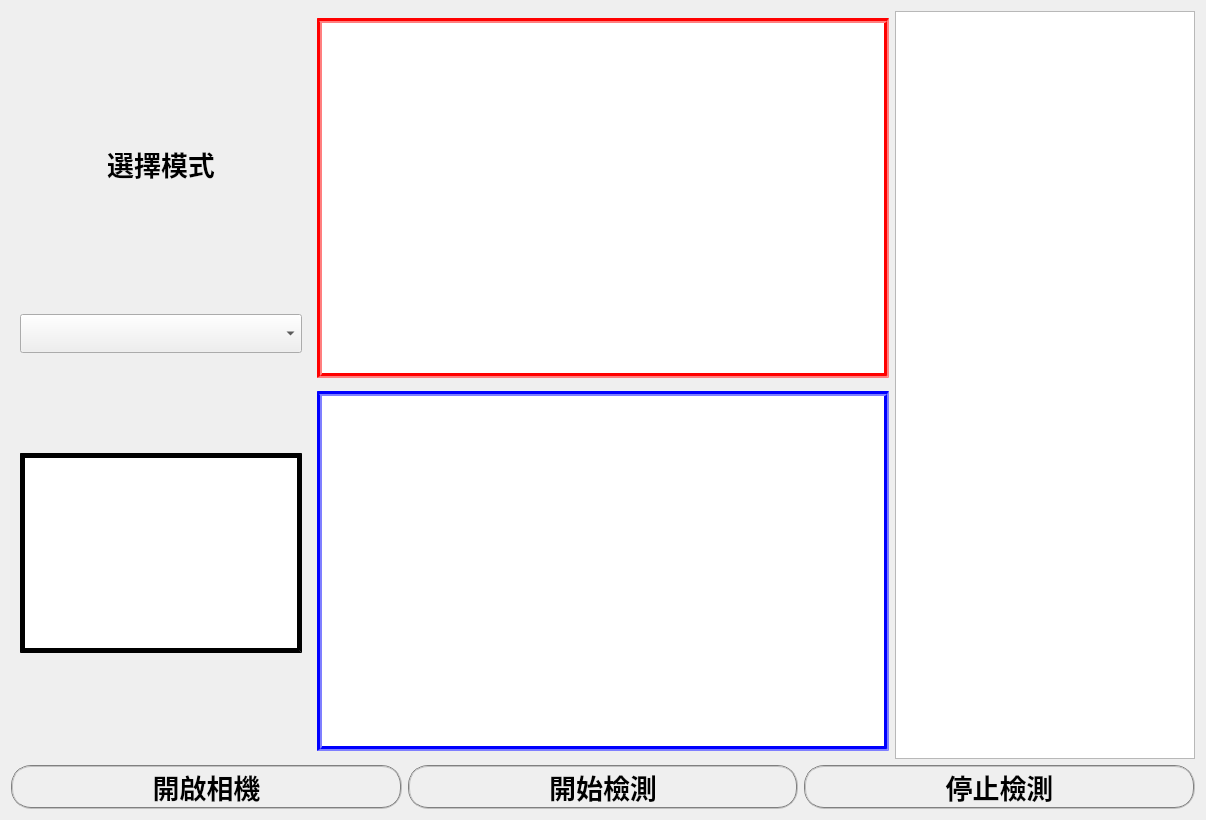
<?xml version="1.0" encoding="UTF-8"?>
<ui version="4.0">
 <class>Form</class>
 <widget class="QWidget" name="Form">
  <property name="geometry">
   <rect>
    <x>0</x>
    <y>0</y>
    <width>1206</width>
    <height>820</height>
   </rect>
  </property>
  <property name="windowTitle">
   <string>智慧烘焙</string>
  </property>
  <layout class="QVBoxLayout" name="verticalLayout_2">
   <item>
    <layout class="QHBoxLayout" name="horizontalLayout">
     <item>
      <widget class="QWidget" name="widget" native="true">
       <property name="maximumSize">
        <size>
         <width>300</width>
         <height>16777215</height>
        </size>
       </property>
       <layout class="QVBoxLayout" name="verticalLayout">
        <item>
         <widget class="QLabel" name="label_3">
          <property name="maximumSize">
           <size>
            <width>16777215</width>
            <height>100</height>
           </size>
          </property>
          <property name="font">
           <font>
            <pointsize>20</pointsize>
            <weight>75</weight>
            <bold>true</bold>
           </font>
          </property>
          <property name="text">
           <string>選擇模式</string>
          </property>
          <property name="alignment">
           <set>Qt::AlignCenter</set>
          </property>
         </widget>
        </item>
        <item>
         <widget class="QComboBox" name="modeComboBox">
          <property name="font">
           <font>
            <pointsize>20</pointsize>
            <weight>75</weight>
            <bold>true</bold>
           </font>
          </property>
         </widget>
        </item>
        <item>
         <widget class="QLabel" name="modeImageLabel">
          <property name="maximumSize">
           <size>
            <width>16777215</width>
            <height>200</height>
           </size>
          </property>
          <property name="styleSheet">
           <string notr="true">QLabel{
	border: 5px groove black;
	background-color: white;
}</string>
          </property>
          <property name="text">
           <string/>
          </property>
          <property name="scaledContents">
           <bool>true</bool>
          </property>
         </widget>
        </item>
       </layout>
      </widget>
     </item>
     <item>
      <layout class="QVBoxLayout" name="verticalLayout_3">
       <item>
        <widget class="QLabel" name="cameraImageLabel">
         <property name="maximumSize">
          <size>
           <width>640</width>
           <height>360</height>
          </size>
         </property>
         <property name="styleSheet">
          <string notr="true">QLabel{
	border: 5px groove red;
	background-color: white;
}</string>
         </property>
         <property name="text">
          <string/>
         </property>
         <property name="scaledContents">
          <bool>true</bool>
         </property>
        </widget>
       </item>
       <item>
        <widget class="QLabel" name="resultImageLabel">
         <property name="maximumSize">
          <size>
           <width>640</width>
           <height>360</height>
          </size>
         </property>
         <property name="styleSheet">
          <string notr="true">QLabel{
	border: 5px groove blue;
	background-color: white;
}</string>
         </property>
         <property name="text">
          <string/>
         </property>
         <property name="scaledContents">
          <bool>false</bool>
         </property>
         <property name="alignment">
          <set>Qt::AlignCenter</set>
         </property>
        </widget>
       </item>
      </layout>
     </item>
     <item>
      <widget class="QTextBrowser" name="textBrowser">
       <property name="minimumSize">
        <size>
         <width>300</width>
         <height>0</height>
        </size>
       </property>
       <property name="maximumSize">
        <size>
         <width>300</width>
         <height>16777215</height>
        </size>
       </property>
      </widget>
     </item>
    </layout>
   </item>
   <item>
    <layout class="QHBoxLayout" name="horizontalLayout_2">
     <item>
      <widget class="QPushButton" name="openCameraButton">
       <property name="font">
        <font>
         <pointsize>20</pointsize>
         <weight>75</weight>
         <bold>true</bold>
        </font>
       </property>
       <property name="styleSheet">
        <string notr="true">QPushButton{
    border:2px groove gray;
    border-radius:20px;
}
QWidget:hover{
    border:2px groove gray;
    border-radius:20px;
    background-color: rgba(32, 8, 255, 20);
}
QWidget:pressed{
    border:2px groove gray;
    border-radius:20px;
    background-color: rgba(32, 8, 255, 60);
}</string>
       </property>
       <property name="text">
        <string>開啟相機</string>
       </property>
      </widget>
     </item>
     <item>
      <widget class="QPushButton" name="startDetectButton">
       <property name="font">
        <font>
         <pointsize>20</pointsize>
         <weight>75</weight>
         <bold>true</bold>
        </font>
       </property>
       <property name="styleSheet">
        <string notr="true">QPushButton{
    border:2px groove gray;
    border-radius:20px;
}
QWidget:hover{
    border:2px groove gray;
    border-radius:20px;
    background-color: rgba(32, 8, 255, 20);
}
QWidget:pressed{
    border:2px groove gray;
    border-radius:20px;
    background-color: rgba(32, 8, 255, 60);
}</string>
       </property>
       <property name="text">
        <string>開始檢測</string>
       </property>
      </widget>
     </item>
     <item>
      <widget class="QPushButton" name="stopDetectButton">
       <property name="font">
        <font>
         <pointsize>20</pointsize>
         <weight>75</weight>
         <bold>true</bold>
        </font>
       </property>
       <property name="styleSheet">
        <string notr="true">QPushButton{
    border:2px groove gray;
    border-radius:20px;
}
QWidget:hover{
    border:2px groove gray;
    border-radius:20px;
    background-color: rgba(32, 8, 255, 20);
}
QWidget:pressed{
    border:2px groove gray;
    border-radius:20px;
    background-color: rgba(32, 8, 255, 60);
}</string>
       </property>
       <property name="text">
        <string>停止檢測</string>
       </property>
      </widget>
     </item>
    </layout>
   </item>
  </layout>
 </widget>
 <resources/>
 <connections/>
</ui>
